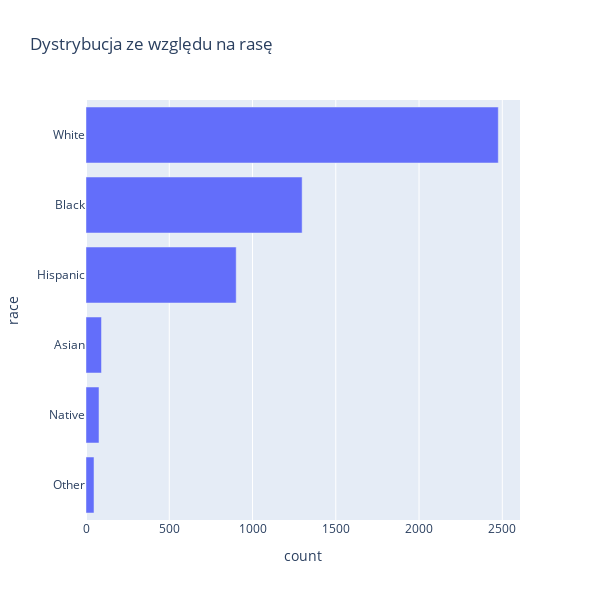

Write notebook code for a chart like this one.
### Code cell
data = df['race'].value_counts().reset_index()
data.columns = [
    'race', 
    'count'
]
data = data.sort_values('count')

fig = px.bar(
    data, 
    x='count', 
    y='race', 
    orientation='h', 
    title='Dystrybucja ze względu na rasę', 
    width=600,
    height=600
)

fig.show()

### Figure 1 — Plotly figure (JSON) as saved in the notebook; plotly's stock layout.template omitted (floating-point values rounded to 4 significant figures)
{"data": [{"alignmentgroup": "True", "hovertemplate": "count=%{x}<br>race=%{y}<extra></extra>", "legendgroup": "", "marker": {"color": "#636efa"}, "name": "", "offsetgroup": "", "orientation": "h", "showlegend": false, "textposition": "auto", "type": "bar", "x": [48, 78, 93, 902, 1298, 2476], "xaxis": "x", "y": ["Other", "Native", "Asian", "Hispanic", "Black", "White"], "yaxis": "y"}], "layout": {"barmode": "relative", "height": 600, "legend": {"tracegroupgap": 0}, "title": {"text": "Dystrybucja ze względu na rasę"}, "width": 600, "xaxis": {"anchor": "y", "domain": [0, 1], "title": {"text": "count"}}, "yaxis": {"anchor": "x", "domain": [0, 1], "title": {"text": "race"}}}}
